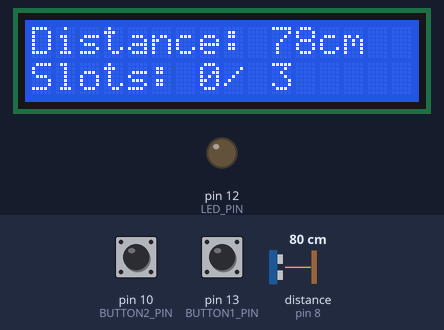
Recording of a sketch running on a simulated Arduino Uno, built with avr-gcc and run on an emulated ATmega328P. Shown: 16×2 character LCD, output pins drawn as LEDs (lit = HIGH). Wiring (inferred from the names in the program): ultrasonic range finder: trigger pin 9; echo pin 8. The test bench sets the inputs (shaded band); at power-on: pin 10 (BUTTON2_PIN) HIGH, pin 13 (BUTTON1_PIN) HIGH, distance to the obstacle (sensor on pin 8) 80 cm. The echo pulse lasts 58.3 µs per cm; pins used as bus, display or sensor lines are not drawn; what the sketch prints to the serial monitor is not drawn.

Above: at 4.7 s.
4.8 s: pin 10 (BUTTON2_PIN) pulled LOW for 3 s
At 7.9 s:
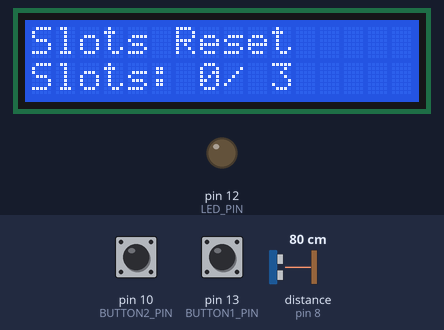
11.2 s: pin 13 (BUTTON1_PIN) pulled LOW for 3 s
At 14.2 s:
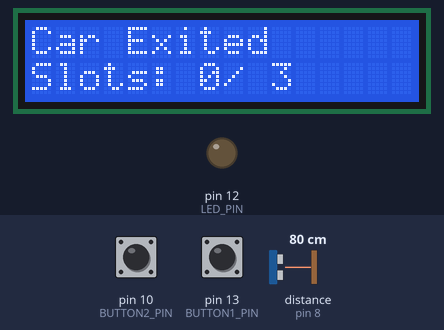
16.7 s: distance to the obstacle (sensor on pin 8) set to 2 cm
At 19.0 s:
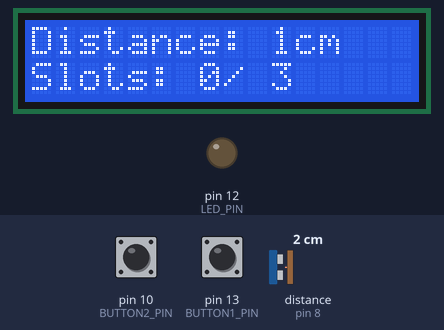
20.3 s: distance to the obstacle (sensor on pin 8) set to 4 cm
At 20.7 s:
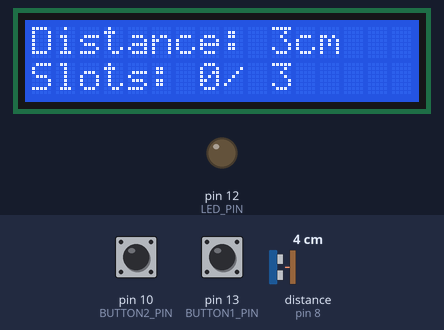
23.9 s: distance to the obstacle (sensor on pin 8) set to 9 cm
At 26.5 s:
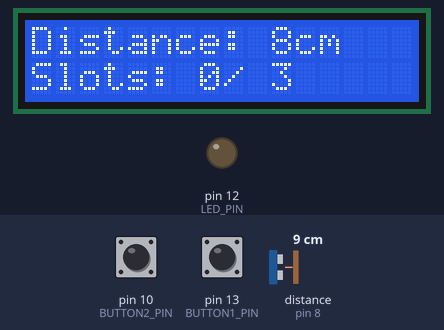
27.5 s: distance to the obstacle (sensor on pin 8) set to 120 cm
At 28.6 s:
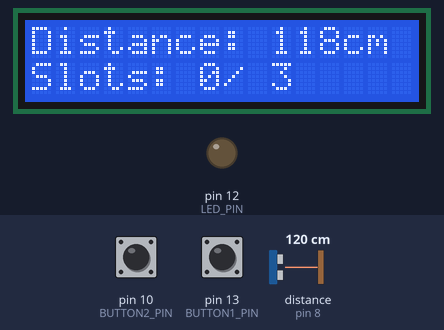
Timing chart, 0 to 30.5 s (numbered marks = the images above; inputs shaded):
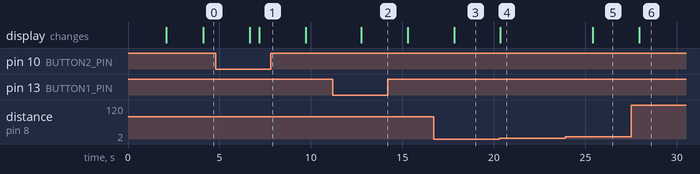

Measured:
- after the input at 4.8 s, the display: first differs from a run without the input after 2.4 s (image 1)
- after the input at 11.2 s, the display: changes after 1.6 s (image 2)
- after the input at 16.7 s, the display: changes after 1.1 s (image 3)
- after the input at 20.3 s, the display: changes after 0.05 s (image 4)
- after the input at 23.9 s, the display: changes after 1.5 s (image 5)
- after the input at 27.5 s, the display: changes after 0.44 s (image 6)

The sketch:

testimage.ino
```cpp
#include <Wire.h>
#include <LiquidCrystal_I2C.h>
LiquidCrystal_I2C lcd(0x20, 16, 2);

// Pin definitions
#define TRIG_PIN 9
#define ECHO_PIN 8
#define LED_PIN 12
#define BUTTON1_PIN 13 // Car Exit
#define BUTTON2_PIN 10 // Reset Parking Slots

int distanceThreshold = 500;   // Threshold for car detection (in cm)
int parkingSlots = 0;         // Tracks number of cars in the parking
int maxParkingSlots = 3;     // Maximum parking slots available
bool carDetected = false;     // Tracks if a car is currently detected

void setup() {
  // Initialize serial and LCD
  Serial.begin(9600);
  lcd.init();
  lcd.backlight();

  // Display initial message
  lcd.setCursor(0, 0);
  lcd.print("Parking System");
  delay(2000);
  lcd.clear();

  // Pin setup
  pinMode(TRIG_PIN, OUTPUT);
  pinMode(ECHO_PIN, INPUT);
  pinMode(LED_PIN, OUTPUT);
  pinMode(BUTTON1_PIN, INPUT_PULLUP);
  pinMode(BUTTON2_PIN, INPUT_PULLUP);

  digitalWrite(LED_PIN, LOW); // Turn off the LED initially
}

int getDistance() {
  delay(2000);
  digitalWrite(TRIG_PIN, LOW);
  delayMicroseconds(2);
  digitalWrite(TRIG_PIN, HIGH);
  delayMicroseconds(10);
  digitalWrite(TRIG_PIN, LOW);

  long duration = pulseIn(ECHO_PIN, HIGH);
  int distance = duration * 0.034 / 2; // Convert to cm
  return distance;
}

void loop() {
  // Measure distance
    // Regularly update the display
  int distance = getDistance();
  lcd.clear();
  lcd.setCursor(0, 0);
  lcd.print("Distance: ");
  lcd.print(distance);
  lcd.print("cm");
  lcd.setCursor(0, 1);
  lcd.print("Slots: ");
  lcd.print(parkingSlots);
  lcd.print("/ ");
  lcd.print(maxParkingSlots);
  delay(500); // Refresh display every 0.5 seconds

  if (distance >= distanceThreshold) {
    carDetected = true;
  }

  // Detect car entry if distance is below the threshold
  if (distance < distanceThreshold && carDetected && parkingSlots < maxParkingSlots) {
    carDetected = false; // Prevent multiple entries for one car
    parkingSlots++;     // Increment parking slot count

    // Display updated information
    lcd.clear();
    lcd.setCursor(0, 0);
    lcd.print("Car Entered");
    lcd.setCursor(0, 1);
    lcd.print("Slots: ");
    lcd.print(parkingSlots);
    lcd.print("/ ");
    lcd.print(maxParkingSlots);
    Serial.println("Car Entered");
    delay(1000); // Small delay to stabilize detection
  }

  // Reset car detection when no object is detected


  // Handle car exit using Button 1
  if (digitalRead(BUTTON1_PIN) == LOW) {
    if (parkingSlots > 0) {
      parkingSlots--; // Decrease parking slot count
    }
    lcd.clear();
    lcd.setCursor(0, 0);
    lcd.print("Car Exited");
    lcd.setCursor(0, 1);
    lcd.print("Slots: ");
    lcd.print(parkingSlots);
    lcd.print("/ ");
    lcd.print(maxParkingSlots);
    Serial.println("Car Exited");
    delay(500); // Debounce delay
  }

  // Handle reset using Button 2
  if (digitalRead(BUTTON2_PIN) == LOW) {
    parkingSlots = 0; // Reset parking slots
    lcd.clear();
    lcd.setCursor(0, 0);
    lcd.print("Slots Reset");
    lcd.setCursor(0, 1);
    lcd.print("Slots: ");
    lcd.print(parkingSlots);
    lcd.print("/ ");
    lcd.print(maxParkingSlots);
    Serial.println("Parking Slots Reset");
    delay(500); // Debounce delay
  }

  // LED control: Turn on LED when parking is full
  if (parkingSlots >= maxParkingSlots) {
    digitalWrite(LED_PIN, HIGH); // Turn on LED
  } else {
    digitalWrite(LED_PIN, LOW);  // Turn off LED
  }


}
```
